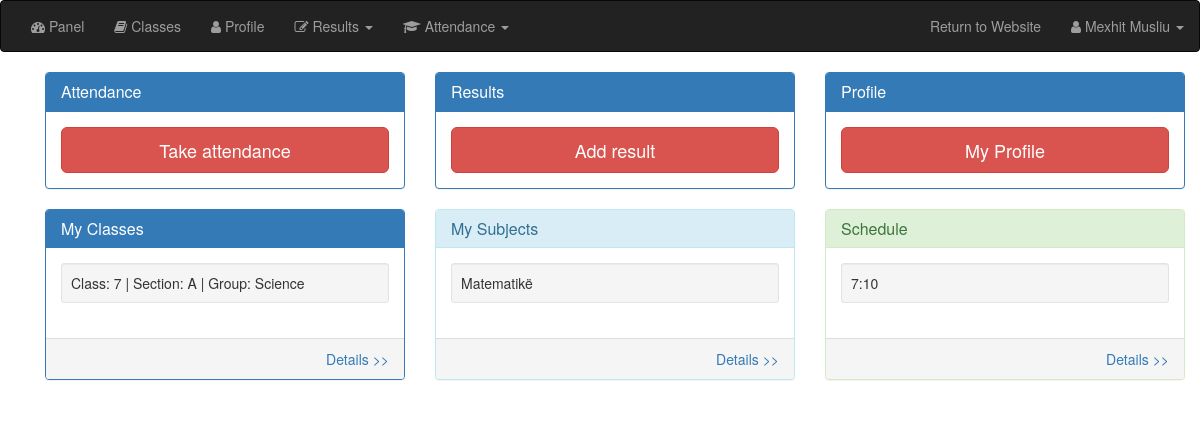
The page /teacher-dashboard/index.php (signed in) on the database its author committed.
### tables this page shows
CREATE TABLE `user` (
  `id` int(12) NOT NULL,
  `username` varchar(100) NOT NULL,
  `user_password` varchar(255) NOT NULL,
  `user_role` varchar(30) NOT NULL,
  `user_firstname` varchar(50) DEFAULT NULL,
  `user_lastname` varchar(50) DEFAULT NULL
);

CREATE TABLE `sections` (
  `id` int(5) NOT NULL,
  `class_id` int(5) NOT NULL,
  `section` varchar(20) NOT NULL,
  `group_name` varchar(30) DEFAULT NULL,
  `global_name` varchar(255) DEFAULT NULL
);

CREATE TABLE `class_teacher` (
  `id` int(5) NOT NULL,
  `global_name_id` int(5) NOT NULL,
  `teacher_email` varchar(50) NOT NULL,
  `subject_name_id` int(6) NOT NULL,
  `class_time` varchar(255) NOT NULL,
  `class_days` varchar(255) NOT NULL,
  `is_class_teacher` varchar(5) NOT NULL DEFAULT 'N'
);

CREATE TABLE `subjects` (
  `id` int(5) NOT NULL,
  `subject` varchar(255) DEFAULT NULL
);

### functions.php (called while the page is built, shortened)
<?php
	require_once "includes/db.php";
	function clean_data( $data ) {
		global $conn;
		$cleaned_data = mysqli_real_escape_string($conn, trim($data));
		return $cleaned_data;
	}
	function get_name_by_session() {
		global $conn;
		$fullName = '';
		if(isset($_SESSION['username'])) {
			$session_user = $_SESSION['username'];
			$query = "SELECT user_firstname, user_lastname FROM user WHERE username='$session_user' LIMIT 1";
			$result = mysqli_query($conn, $query);
			$row = mysqli_fetch_assoc($result);
			$first_name = $row['user_firstname'];
			$last_name = $row['user_lastname'];
			$fullName = $first_name . " " . $last_name;
		}
		return $fullName;
	}
	function get_subject_name_by_id($id) {
		global $conn;
		$query = "SELECT subject FROM subjects WHERE id=$id";
		$result = mysqli_query($conn, $query);
		$row = mysqli_fetch_assoc($result);
		return $row['subject'];
	}

### teacher-dashboard/index.php (the view, shortened to what this page needs)
<?php require_once "includes/header.php"; ?>
<div class="container">
	<div class="row">
		<div class="col-md-4">
			<div class="panel panel-primary">
				<div class="panel-heading">
					<h3 class="panel-title">Attendance</h3>
				</div>
				<div class="panel-body">
					<a href="take_attendance.php" class="btn btn-block btn-lg btn-danger">Take attendance</a>
				</div>
			</div>
		</div>
		<div class="col-md-4">
			<div class="panel panel-primary">
				<div class="panel-heading">
					<h3 class="panel-title">Results</h3>
				</div>
				<div class="panel-body">
					<a href="add_result.php" class="btn btn-block btn-lg btn-danger">Add result</a>
				</div>
			</div>
		</div>
		<div class="col-md-4">
			<div class="panel panel-primary">
				<div class="panel-heading">
					<h3 class="panel-title">Profile</h3>
				</div>
				<div class="panel-body">
					<a href="profile.php" class="btn btn-block btn-lg btn-danger">My Profile</a>
				</div>
			</div>
		</div>
	</div>
</div>
<div class="container">
	<div class="row">
		<div class="col-md-4">
			<div class="panel panel-primary">
				<div class="panel-heading">
					<h3 class="panel-title">My Classes</h3>
				</div>
				<div class="panel-body">
				<?php
					$session_user = clean_data($_SESSION['username']);
					$query = "SELECT *, class_teacher.subject_name_id as subject_id FROM sections INNER JOIN class_teacher ON sections.id=class_teacher.global_name_id AND class_teacher.teacher_email='$session_user'";
					$result = mysqli_query($conn, $query);
					while($row = mysqli_fetch_assoc($result)) {
						$my_class = $row['global_name'];
						echo "<div class='well well-sm'>$my_class</div>";
					}
				?>
				</div>
				<div class="panel-footer text-right"><a href="my_classes.php">Details >></a></div>
			</div>
		</div>
		<div class="col-md-4">
			<div class="panel panel-info">
				<div class="panel-heading">
					<h3 class="panel-title">My Subjects</h3>
				</div>
				<div class="panel-body">
				<?php
					$session_user = clean_data($_SESSION['username']);
					$query = "SELECT *, class_teacher.subject_name_id as subject_id FROM sections INNER JOIN class_teacher ON sections.id=class_teacher.global_name_id AND class_teacher.teacher_email='$session_user'";
					$result = mysqli_query($conn, $query);
					while($row = mysqli_fetch_assoc($result)) {
						$subject_id = $row['subject_id'];
						echo "<div class='well well-sm'>".get_subject_name_by_id($subject_id)."</div>";
					}
				?>
				</div>
				<div class="panel-footer text-right"><a href="my_classes.php">Details >></a></div>
			</div>
		</div>
		<div class="col-md-4">
			<div class="panel panel-success">
				<div class="panel-heading">
					<h3 class="panel-title">Schedule</h3>
				</div>
				<div class="panel-body">
				<?php
					$session_user = clean_data($_SESSION['username']);
					$query = "SELECT *, class_teacher.subject_name_id as subject_id FROM sections INNER JOIN class_teacher ON sections.id=class_teacher.global_name_id AND class_teacher.teacher_email='$session_user'";
					$result = mysqli_query($conn, $query);
					while($row = mysqli_fetch_assoc($result)) {
						$class_time = $row['class_time'];
						echo "<div class='well well-sm'>$class_time</div>";
					}
				?>
				</div>
				<div class="panel-footer text-right"><a href="my_classes.php">Details >></a></div>
			</div>
		</div>
	</div>
</div>
<?php require_once "includes/footer.php"; ?>

### teacher-dashboard/includes/header.php (shortened to what this page needs)
<?php
	require_once "../functions.php";
?>
<!DOCTYPE html>
<html lang="en">
<head>
	<link rel="stylesheet" tpe="text/css" href="assets/css/bootstrap.min.css">
	<link rel="stylesheet" tpe="text/css" href="assets/css/font-awesome.min.css">
	<link rel="stylesheet" tpe="text/css" href="assets/css/bootstrap-datepicker.css">
	<link rel="stylesheet" tpe="text/css" href="style.css">
</head>
<body>
	<nav class="navbar navbar-inverse" role="navigation">
		<div class="collapse navbar-collapse navbar-ex1-collapse">
			<ul class="nav navbar-nav side-nav">
				<li><a href="index.php"><i class="fa fa-dashboard"></i> Panel</a></li>
				<li><a href="my_classes.php"><i class="fa fa-book"></i> Classes</a></li>
				<li><a href="profile.php"><i class="fa fa-user"></i> Profile</a></li>
				<li class="dropdown">
					<a href="#" class="dropdown-toggle" data-toggle="dropdown"><i class="fa fa-edit"></i> Results <b class="caret"></b></a>
				</li>
				<li class="dropdown">
					<a href="#" class="dropdown-toggle" data-toggle="dropdown"><i class="fa fa-graduation-cap"></i> Attendance <b class="caret"></b></a>
				</li>
			</ul>
			<ul class="nav navbar-nav navbar-right navbar-user">
				<li><a href="../index.php" target="_blank">Return to Website</a></li>
				<li class="dropdown user-dropdown">
					<a href="#" class="dropdown-toggle" data-toggle="dropdown"><i class="fa fa-user"></i> <?php echo get_name_by_session(); ?> <b class="caret"></b></a>
				</li>
			</ul>
		</div>
		</nav>
		<div class="container">
			<div class="row">
				<div class="col-md-12">

### teacher-dashboard/style.css (style rules this page uses)
h1, h2, h3, h4, h5, h6 { margin:0 0 15px; font-weight: 700px; }

### rows shown on the page
user: get_name_by_session() "Mexhit Musliu"
sections: global_name "Class: 7 | Section: A | Group: Science", class_teacher.subject_name_id "Matematikë", class_teacher.class_time "7:10"
